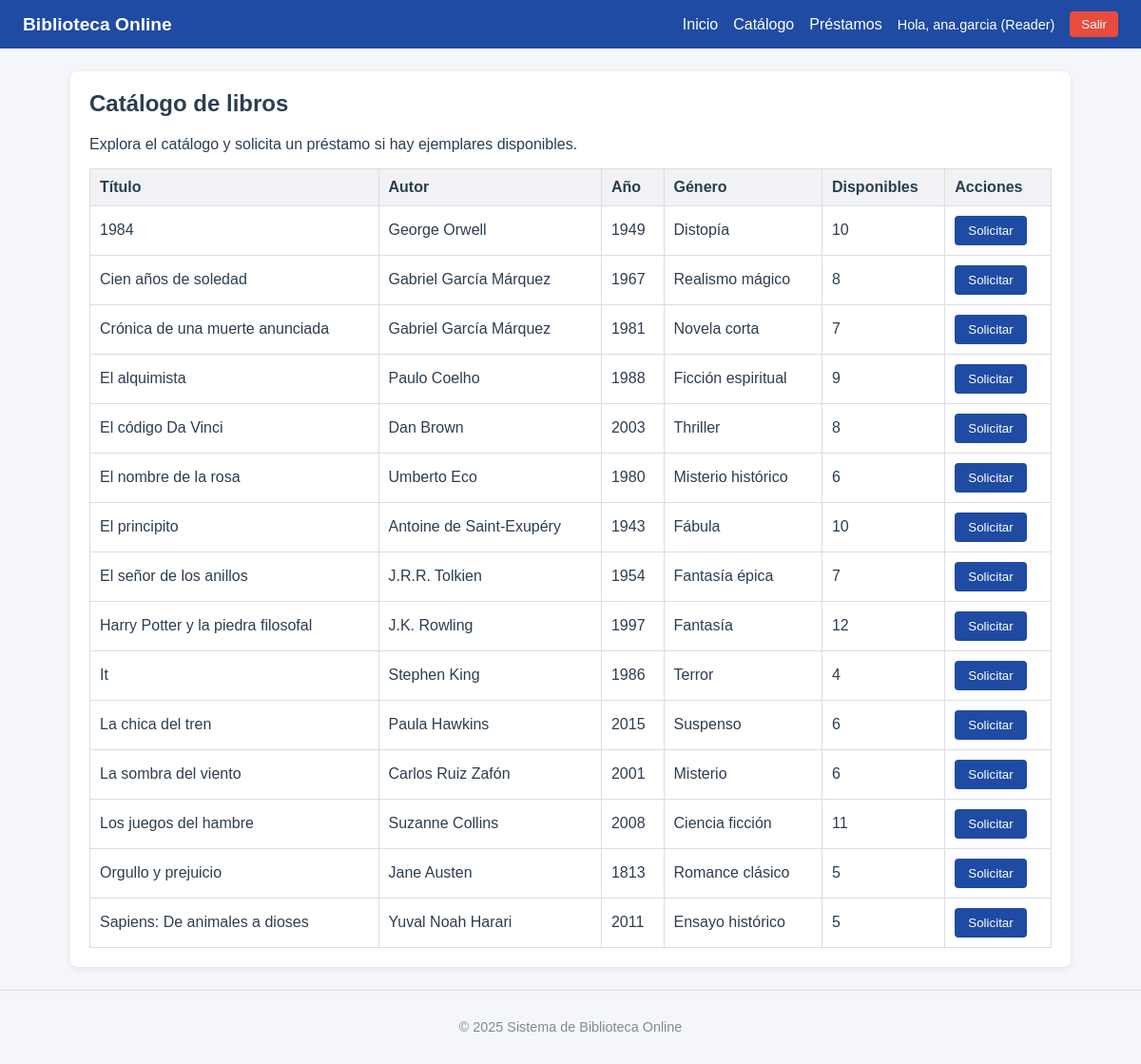
The app's page /legacy/catalog.php (signed in) with its own data.
### tables this page shows
CREATE TABLE IF NOT EXISTS books (
  id INT AUTO_INCREMENT PRIMARY KEY,
  title VARCHAR(50) NOT NULL,
  author VARCHAR(50) NOT NULL,
  year INT,
  genre VARCHAR(50),
  quantity INT NOT NULL
);

### legacy/includes/auth.php (called while the page is built, shortened)
<?php
function current_user(): ?array
{
    return $_SESSION['user'] ?? null;
}
function user_has_role(string ...$roles): bool
{
    $user = current_user();
    return in_array($user['role'], $roles, true);
}

### legacy/catalog.php (the view, shortened to what this page needs)
<?php
require_once __DIR__ . '/includes/header.php';
$pdo = getPDO();
$canBorrow = user_has_role('Reader');
$query = 'SELECT books.*, (
    SELECT COUNT(*) FROM transactions WHERE book_id = books.id AND date_of_return IS NULL
) AS loans FROM books ORDER BY title';
$books = $pdo->query($query)->fetchAll();
?>
<div class="card">
    <h2>Catálogo de libros</h2>
    <p>Explora el catálogo y solicita un préstamo si hay ejemplares disponibles.</p>
    <table class="table">
        <thead>
            <tr>
                <th>Título</th>
                <th>Autor</th>
                <th>Año</th>
                <th>Género</th>
                <th>Disponibles</th>
                <?php if ($canBorrow): ?>
                    <th>Acciones</th>
                <?php endif; ?>
            </tr>
        </thead>
        <tbody>
            <?php foreach ($books as $book): ?>
                <?php
                $available = (int) $book['quantity'] - (int) $book['loans'];
                ?>
                <tr>
                    <td><?php echo htmlspecialchars($book['title']); ?></td>
                    <td><?php echo htmlspecialchars($book['author']); ?></td>
                    <td><?php echo htmlspecialchars((string) $book['year']); ?></td>
                    <td><?php echo htmlspecialchars($book['genre'] ?? ''); ?></td>
                    <td><?php echo max($available, 0); ?></td>
                    <?php if ($canBorrow): ?>
                        <td>
                            <?php if ($available > 0): ?>
                                <form method="POST" action="catalog.php">
                                    <button type="submit" class="button">Solicitar</button>
                                </form>
                            <?php else: ?>
                                <span class="badge">No disponible</span>
                            <?php endif; ?>
                        </td>
                    <?php endif; ?>
                </tr>
            <?php endforeach; ?>
        </tbody>
    </table>
</div>
<?php require_once __DIR__ . '/includes/footer.php'; ?>

### public/assets/css/style.css (style rules this page uses)
* { box-sizing: border-box; }
body { margin: 0; font-family: Arial, Helvetica, sans-serif; background-color: #f5f6fa; color: #2c3e50; }
.card { background-color: #ffffff; border-radius: 8px; box-shadow: 0 2px 6px rgba(0, 0, 0, 0.08); padding: 20px; margin-bottom: 24px; }
.card h2 { margin-top: 0; }
.table { width: 100%; border-collapse: collapse; margin-top: 12px; }
.table th, .table td { border: 1px solid #dcdde1; padding: 10px; text-align: left; }
.table th { background-color: #f0f2f5; }
.button { display: inline-block; background-color: #1f4ba3; color: #ffffff; padding: 8px 14px; border-radius: 4px; border: none; cursor: pointer; }

### records on screen
books: title "1984", author "George Orwell", year "1949", genre "Distopía", quantity "10"
books: title "Cien años de soledad", author "Gabriel García Márquez", year "1967", genre "Realismo mágico", quantity "8"
books: title "Crónica de una muerte anunciada", author "Gabriel García Márquez", year "1981", genre "Novela corta", quantity "7"
books: title "El alquimista", author "Paulo Coelho", year "1988", genre "Ficción espiritual", quantity "9"
books: title "El código Da Vinci", author "Dan Brown", year "2003", genre "Thriller", quantity "8"
books: title "El nombre de la rosa", author "Umberto Eco", year "1980", genre "Misterio histórico", quantity "6"
books: title "El principito", author "Antoine de Saint-Exupéry", year "1943", genre "Fábula", quantity "10"
books: title "El señor de los anillos", author "J.R.R. Tolkien", year "1954", genre "Fantasía épica", quantity "7"
books: title "Harry Potter y la piedra filosofal", author "J.K. Rowling", year "1997", genre "Fantasía", quantity "12"
books: title "It", author "Stephen King", year "1986", genre "Terror", quantity "4"
books: title "La chica del tren", author "Paula Hawkins", year "2015", genre "Suspenso", quantity "6"
books: title "La sombra del viento", author "Carlos Ruiz Zafón", year "2001", genre "Misterio", quantity "6"
books: title "Los juegos del hambre", author "Suzanne Collins", year "2008", genre "Ciencia ficción", quantity "11"
books: title "Orgullo y prejuicio", author "Jane Austen", year "1813", genre "Romance clásico", quantity "5"
books: title "Sapiens: De animales a dioses", author "Yuval Noah Harari", year "2011", genre "Ensayo histórico", quantity "5"

### other values on screen
$user['username'] "ana.garcia"
$user['role'] "Reader"
